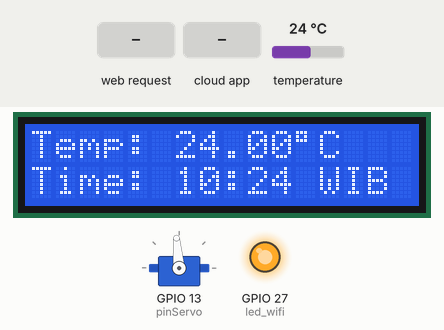
Recording of a sketch running on a simulated ESP32. On the bench: servo, 16×2 character LCD, output pins drawn as LEDs (lit = HIGH). The inputs (shaded band) are chosen by the test bench; at power-on: temperature 24 °C. WiFi joins after 1.5 s; servers stay silent unless stated; the local clock reads 2024-03-15 10:24:30 at power-on unless the sketch sets it; storage starts empty; the Firebase database answers and starts empty; what the sketch prints to the serial monitor is not drawn.

Above: at 3.3 s.
3.4 s: HTTP request GET /timer_pakan received
At 3.7 s:
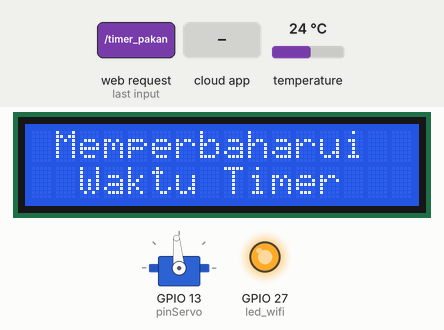
13.9 s: temperature set to 12 °C
At 17.0 s:
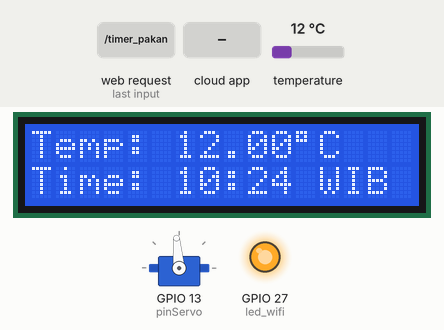
17.5 s: the phone or cloud app sets valve to TEMP
At 24.0 s:
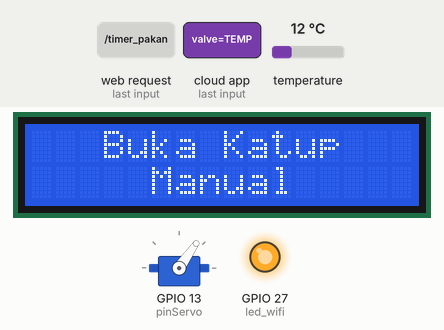
24.2 s: HTTP request GET /timer_pakan?timer=TEMP received
At 24.52 s:
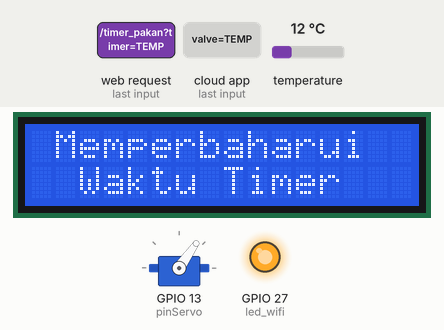
26.2 s: temperature set to 19 °C
At 29.4 s:
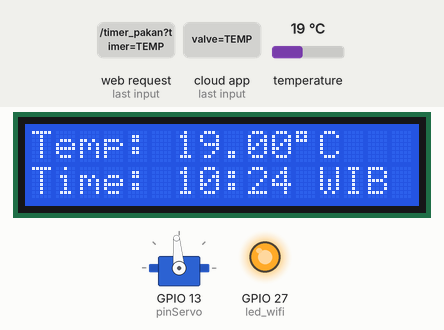
Timing chart, 0 to 30.9 s (numbered marks = the images above; inputs shaded):
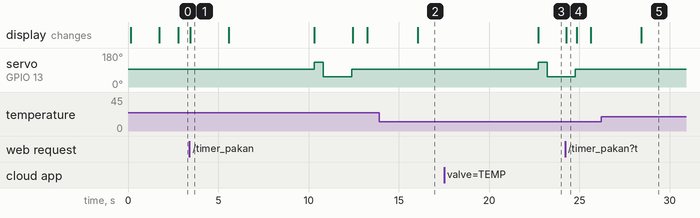

The sketch:

akuarium_webAsync_lcd_firebase.ino
```cpp
// --- TO DO LIST ---
// LCD Show Time List Alarm

// --- COMPLETED ---
// WiFi Profisioning
// SPIFF
// Get Data From DS18B20
// LCD Monitoring
// Servo Control
// NTP Time Zone
// Web Async Get Temp DS18B20
// Web Async Send Button Feed Manual and Get Feedback
// LCD Show Status Feed
// Web Async Send and Get List Time Alarm
// Open Servo When the Alarm Occurs
// Firebase RTDB Integration
// Web Interfaces
// Send Alarm From Web Async to Firebase
// Get and Update Alarm from Firebase
// Get and Reset Servo Status


// ----- Library -----
// WiFi Manager
#include <WiFiManager.h>
#include "WiFi.h"
// Web Async
#include "ESPAsyncWebServer.h"
// SPIFF
#include "SPIFFS.h"
// DS18B20
#include <OneWire.h>
#include <DallasTemperature.h>
// LCD I2C
#include <Wire.h>
#include <LiquidCrystal_I2C.h>
// Servo
#include <ESP32Servo.h>
// NTP for Timer
#include <Time.h>
// Firebase
#include <FirebaseESP32.h>

// ----- Variabel dan pendefinisian objek -----
// Firebase url RTDB dan auth key
#define USER_EMAIL "esp32_firebase@aquabase.com"
#define USER_PASSWORD "aquabase"
#define FB_RTDB_URL "https://firesp32-e32221274-default-rtdb.asia-southeast1.firebasedatabase.app/"
#define FB_AUTH_KEY "AIzaSyD07DTu4bgv6SWd6a-_YZeNFlRyTcPvhXM"
FirebaseData fbdo;
FirebaseAuth auth;
FirebaseConfig config;

// Mendefinisikan ds18b20
const int pin_sensor = 4;             // Menggunakan pin 4 untuk data ds18b20
OneWire oneWire(pin_sensor);          // Setup onewire untuk berkomunikasi terhadap data sensor
DallasTemperature DS18B20(&oneWire);  // Memberikan onewire kepada dallas temperature sensor

// Set address sesuai address i2c-nya, jumlah baris dan kolom
LiquidCrystal_I2C lcd(0x27,16,2);

// Indikator led wifi
const int led_wifi = 27;
String ledState_wifi;

// Servo
Servo katupPakan;
const int pinServo = 13;                // menggunakan pin 13 untuk data servo
bool beriPakan = false;                 // untuk menghentikan pemberian pakan
unsigned long currentMillisPakan = 0;
unsigned long intervalPakan = 1500;     // waktu katup terbuka (1.5 sekon)

// Membuat AsyncWebServer objek pada port 80
AsyncWebServer server(80);

// Millis untuk mengirim data dengan interval 2 detik pada web
unsigned long currentMillisDisplay = 0;
unsigned long intervalDisplay = 2000;

// Millis untuk mengirim data dengan interval 10 detik pada firebase
unsigned long currentMillisFirebase = 0;
unsigned long intervalFirebase = 10000;
String timestampNTP = "0000-00-00 00:00:00";

// NTP Server
const char* ntpServer = "pool.ntp.org";
const long gmtOffset_sec = 25200;         // Timezone WIB Indonesia
const int daylightOffset_sec = 0;

// Timer
String timeNTP = "00:00";
String timer[3] = {"06:00", "14:00", "22:00"};  // Data Timer default
int arrSize = sizeof(timer) / sizeof(timer[0]);
int defArrSize = 0;
bool openOnce = false;                          // Buka katup sekali pada saat waktu pakan
String lastTimer = "00:00";                     // variabel bantu untuk membuka kembali katup

// Kontrol dari Firebase
String timerFirebase;

// ----- Fungsi -----
// Fungsi membaca data suhu DS18B20
String readDS18B20Temp() {
  DS18B20.requestTemperatures();              // Mengirim perintah untuk mendapatkan nilai suhu
  float temp = DS18B20.getTempCByIndex(0);    // Membaca suhu dalam celcius

  if(temp == -127.00) {
    Serial.println("Failed to read from DS18B20 sensor");
    return "--";
  } else {
    // Serial.print(temp);
    return String(temp);
  }
}

// Fungsi Buka Katup
void bukaKatup() {
  currentMillisPakan = millis();
  katupPakan.attach(pinServo);
  katupPakan.write(130);
  delay(500);
  katupPakan.write(55);
  delay(500);
  beriPakan = true;
}

// Fungsi Tutup Katup
void tutupKatup() {
  katupPakan.write(95);
  delay(50);
  katupPakan.detach();
  beriPakan = false;
  printAllLCD(4, 2, "Menutup", "Katup Pakan");
  Serial.println("Tutup Katup Pakan");
}

// Fungsi untuk menampilkan data ke semua kolom LCD
void printAllLCD(int xColZero, int xColOne, String ColZero, String ColOne) {
  lcd.clear();
  lcd.setCursor(xColZero,0);
  lcd.print(ColZero);
  lcd.setCursor(xColOne,1);
  lcd.print(ColOne);
}

// Fungsi menampilkan waktu lokal WIB
void printLocalTime(){
  struct tm timeinfo;
  if(!getLocalTime(&timeinfo)){
    Serial.println("Failed to obtain time");
    return;
  }
  char fullHour[6];
  strftime(fullHour, 6, "%R", &timeinfo);
  char fullDate[11];
  strftime(fullDate, 11, "%F", &timeinfo);
  char fullTime[9];
  strftime(fullTime, 9, "%T", &timeinfo);

  timeNTP = String(fullHour);
  timestampNTP = String(fullDate) + " " + String(fullTime);

  Serial.print("Waktu saat ini: ");
  Serial.println(timestampNTP);
}

// Fungsi merubah array timer ke string
String arrTimerToStr(String arrayString[], int panjangArray, char pemisah) {
  String hasil = "";

  for (int i = 0; i < panjangArray; i++) {
    hasil += arrayString[i];
    // Tambahkan pemisah kecuali untuk elemen terakhir
    if (i < panjangArray - 1) {
      hasil += pemisah;
    }
  }
  return hasil;
}

// Fungsi merubah string timer ke array
void strTimerToArr(String kalimat, String arrayString[], int &panjangArray, char pemisah) {
  int index = 0;  // Indeks array
  int posisiAwal = 0;

  for (int i = 0; i < kalimat.length(); i++) {
    if (kalimat.charAt(i) == pemisah) {
      arrayString[index] = kalimat.substring(posisiAwal, i);
      posisiAwal = i + 1;
      index++;
    }
  }
  // Menangani kata terakhir (tanpa pemisah di akhir)
  arrayString[index] = kalimat.substring(posisiAwal);
  index++;
  // Mengupdate panjang array
  panjangArray = index;
}

// Fungsi SPIFF read file
String readFile(fs::FS &fs, const char * path){
  Serial.printf("Reading file: %s ", path);
  File file = fs.open(path, "r");
  if(!file || file.isDirectory()){
    Serial.println("- empty file or failed to open file");
    return String();
  }
  Serial.print("- file value: ");
  String fileContent;
  while(file.available()){
    fileContent+=String((char)file.read());
  }
  Serial.println(fileContent);
  return fileContent;
}

// Fungsi SPIFF write file
void writeFile(fs::FS &fs, const char * path, const char * message){
  Serial.printf("Writing file: %s ", path);
  File file = fs.open(path, "w");
  if(!file){
    Serial.println("- failed to open file for writing");
    return;
  }
  if(file.print(message)){
    Serial.println("- file written");
  } else {
    Serial.println("- write failed");
  }
}

// Fungsi mengirim data saat user mengakses web
String processor(const String& var){
  // Serial.println(var);
  if(var == "TEMP"){
    return readDS18B20Temp();
  }
  if(var == "TIMER"){
    Serial.print("Mengirim: ");
    Serial.println(arrTimerToStr(timer, arrSize, ';'));
    return readFile(SPIFFS, "/dataTimer.txt");
  }
  return String();
}

void setup(){
  // Inisialisasi serial monitor
  Serial.begin(115200);

  // Inisialisasi pin led
  pinMode(led_wifi, OUTPUT);

  // Inisialisasi ds18b20
  DS18B20.begin();

  // Inisialisasi servo
  katupPakan.attach(pinServo);
  tutupKatup();

  // Memulai dan membersihkan lcd serta menyalakan lampu backlight
  lcd.init();
  lcd.clear();
  lcd.backlight();
  lcd.setCursor(0,0);
  lcd.print("Connect to WiFi");

  // inisialisasi wifimanager
  WiFiManager wm;
  // wm.resetSettings();  // for reset
  bool res;
  res = wm.autoConnect("Kelompok_1","password"); // password protected ap
  if(!res) {
    Serial.println("Failed to connect");
    // ESP.restart();   // for reset
    // delay(2000);
  }
  else {
    // ESP32 terkoneksi dengan wifi
    Serial.print("Wifi Connected : ");
    Serial.println(WiFi.localIP());
    digitalWrite(led_wifi, HIGH);

    // Memberikan informasi alamat ip address web async ke user
    printAllLCD(0, 0, "Akses IP berikut", WiFi.localIP().toString());
  }

  // Inisialisasi NTP
  configTime(gmtOffset_sec, daylightOffset_sec, ntpServer);
  printLocalTime();

  // Inisialisasi firebase
  config.database_url = FB_RTDB_URL;
  config.api_key = FB_AUTH_KEY;
  auth.user.email = USER_EMAIL;
  auth.user.password = USER_PASSWORD;
  Firebase.begin(&config, &auth);                             // Memulai koneksi RTDB
  Serial.println("Berhasil terintegrasi dengan Firebase");

  // Inisialisasi SPIFF
  if(!SPIFFS.begin(true)){
    Serial.println("An Error has occurred while mounting SPIFFS");
    return;
  }

  // Mengecek apakah Data Timer sudah tersedia atau belum
  File file = SPIFFS.open("/dataTimer.txt", "r");
  if(!file || file.isDirectory()){
    Serial.println("Memasukkan Data Timer default pada SPIFF!");
    writeFile(SPIFFS, "/dataTimer.txt", arrTimerToStr(timer, arrSize, ';').c_str());
  } else {
    Serial.println("Data Timer sudah Tersedia pada SPIFF");
    strTimerToArr(readFile(SPIFFS, "/dataTimer.txt"), timer, defArrSize, ';');
    timerFirebase = readFile(SPIFFS, "/dataTimer.txt");
  }

  // Route untuk root / web page
  server.on("/", HTTP_GET, [](AsyncWebServerRequest *request){
    request->send(SPIFFS, "/index.html", String(), false, processor);
  });
  // Route untuk load css file
  server.on("/style.css", HTTP_GET, [](AsyncWebServerRequest *request){
    request->send(SPIFFS, "/style.css", "text/css");
  });

  // Web otomatis memperbarui data dengan delay 5 detik sesuai interval pada fungsi javascript
  server.on("/temperature", HTTP_GET, [](AsyncWebServerRequest *request){
    Serial.println("Web Async Update DS18B20 Temperature!");
    request->send(200, "text/plain", readDS18B20Temp().c_str());
  });

  // ESP32 menerima dan mengupdate data waktu dari web
  server.on("/timer_pakan", HTTP_GET, [](AsyncWebServerRequest *request){
    printAllLCD(1, 2, "Memperbaharui", "Waktu Timer");
    String getTimer;
    if (request->hasParam("timer")) {
      getTimer = request->getParam("timer")->value();
      Serial.print("Menerima: ");
      Serial.println(getTimer);
    }
    // Update Timer pada SPIFFs
    writeFile(SPIFFS, "/dataTimer.txt", getTimer.c_str());
    // Mengirim data Alarm ke Firebase
    Serial.printf("Mengirim data Alarm ke Firebase... %s\n", Firebase.setString(fbdo, "/control/alarm", getTimer) ? "OK" : fbdo.errorReason().c_str());
    strTimerToArr(getTimer, timer, defArrSize, ';');
    request->send(200, "text/plain", "Berhasil Memperbaharui Timer Pakan Otomatis");
  });

  // ESP32 membuka katup manual dari web
  server.on("/buka_katup", HTTP_GET, [](AsyncWebServerRequest *request){
    printAllLCD(3, 5, "Buka Katup", "Manual");
    bukaKatup();
    Serial.println("Buka Katup Manual");
    request->send(200, "text/plain", "Berhasil Memberi Pakan Secara Manual");
  });

  // Inisialisasi server
  server.begin();
}

void loop(){
  // Menutup katup otomatis berdasarkan interval
  if (beriPakan && (millis() - currentMillisPakan >= intervalPakan)) {
    tutupKatup();
  }

  // Update display berdasarkan interval
  if (millis() - currentMillisDisplay >= intervalDisplay) {
    printLocalTime();     // Menampilkan waktu saat ini (WIB)

    // Mengambil data fungsi dan mengubah ke bentuk float
    float temp = readDS18B20Temp().toFloat();

    // Buka katup otomatis berdasarkan timer
    if ((timeNTP == timer[0] || timeNTP == timer[1] || timeNTP == timer[2]) && !openOnce) {
      printAllLCD(3, 4, "Buka Katup", "Otomatis");
      bukaKatup();
      Serial.println("Buka Katup Otomatis");
      openOnce = true;
      lastTimer = timeNTP;
    }

    // Hanya membuka katup sekali saat waktunya tiba
    if (lastTimer != timeNTP) {
      openOnce = false;
    }

    // Menampikan display ke LCD
    if (!beriPakan) {
      // Menampilkan ke display
      Serial.print("Temp DS18B20: ");
      Serial.print(temp);
      Serial.println("°C");

      lcd.clear();
      lcd.setCursor(0,0);
      lcd.print("Temp: ");lcd.print(temp);lcd.print((char)223);lcd.print("C");
      lcd.setCursor(0,1);
      lcd.print("Time: ");lcd.print(timeNTP);lcd.print(" WIB");
    }

    // Update waktu display millis terbaru
    currentMillisDisplay = millis();
  }

  // Mengirim data ke Firebase berdasarkan interval
  if (Firebase.ready() && (millis() - currentMillisFirebase >= intervalFirebase)) {
    // Mengambil data Alarm dari Firebase
    if (Firebase.getString(fbdo, "/control/alarm")) {
      String getTimerFirebase = fbdo.stringData();
      Serial.print("Get data Alarm Firebase: ");
      Serial.println(getTimerFirebase);
      if (getTimerFirebase != timerFirebase) {
        // Mengupdate Timer pada SPIFFs
        writeFile(SPIFFS, "/dataTimer.txt", getTimerFirebase.c_str());
        strTimerToArr(getTimerFirebase, timer, defArrSize, ';');
      }
      timerFirebase = getTimerFirebase;
    }

    // Mengambil data Katup dari Firebase
    if (Firebase.getString(fbdo, "/control/valve")) {
      String getKatupFirebase = fbdo.stringData();
      Serial.print("Get data Katup Firebase: ");
      Serial.println(getKatupFirebase);
      if (getKatupFirebase != "OFF") {
        printAllLCD(3, 5, "Buka Katup", "Manual");
        bukaKatup();
        Serial.println("Buka Katup Manual");
        // mengirim data katup ke RTDB
        Serial.printf("Mengirim data Katup ke Firebase... %s\n", Firebase.setString(fbdo, "/control/valve", "OFF") ? "OK" : fbdo.errorReason().c_str());
      }
    }

    // Mengambil data fungsi dan mengubah ke bentuk float
    float temp = readDS18B20Temp().toFloat();

    // path tujuan data suhu
    String path = "/temperature/";
    path += timestampNTP;

    // mengirim data Suhu ke RTDB
    Serial.printf("Mengirim data Suhu ke Firebase... %s\n", Firebase.setFloat(fbdo, path, temp) ? "OK" : fbdo.errorReason().c_str());

    // Update waktu firebase millis terbaru
    currentMillisFirebase = millis();
  }
}
```

Measured:
- after the input at 3.4 s, the display: changes at once (image 1)
- after the input at 13.9 s, the display: changes after 2.1 s (image 2)
- after the input at 17.5 s, servo on GPIO 13 (pinServo): 95° → 130° after 5.2 s, → 55° 0.50 s later; the display: changes after 5.2 s (image 3)
- after the input at 24.2 s, the display: changes after 0.07 s (image 4)
- after the input at 26.2 s, the display: changes after 2.2 s (image 5)
- what the display in image 1 shows lasts 2.2 s, from 3.4 s to 5.6 s
- what the display in image 4 shows lasts 0.5 s, from 24.3 s to 24.8 s
